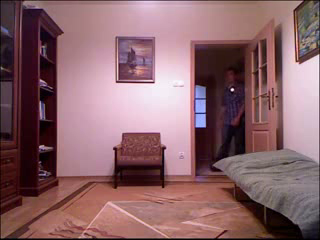
#> input picture frame 15 of Videos_TFG/UR Fall Detection Dataset/adl-01-cam0_MOD.avi, 320 x 240 px, given in place of Caida JerseyBlanco.wmv, which was not available
$ python 'Median filtering1.py'
#> lines starting #> are read from the running program, lines starting #| are printed output that depends on the picture
import numpy as np
import cv2
import time

path = '..\Prog\Videos_TFG\persona_fondo_azul.wmv'
path2 = '..\Prog\Videos_TFG\Gata.wmv'
path3 = '..\Prog\Videos_TFG\Caida JerseyBlanco.wmv'
cap = cv2.VideoCapture(path3)

# Inicializo variables
thresh = 50    # Umbral defindo
buffSize = 7    # Tamaño del buffer
# Mayor -> actualizacion de background rapida -> mucho movimiento
#       ----Menor -> actualizzacion de background lenta -> poco movimiento

# Inicializo el buffer
buffer = []

# Leemos el primer frame
ret,frame = cap.read()
#> frame is the input picture: shape (240, 320, 3); mean B, G, R 106.4, 100.8, 137.7

# Si se ha leido bien, iniciamos el programa
if ret == True:

    # Pasamos el primer frame a escala de grises
    frameGris = cv2.cvtColor(frame, cv2.COLOR_BGR2GRAY)
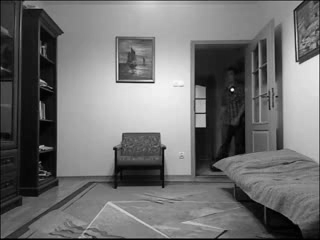
#> frameGris: shape (240, 320); min 0, max 251, mean 112.4
    # Añadimos el primer frame al buffer
    buffer.append(frameGris)
    # Ponemos como backgorund el primer frame
    backgroundGris = buffer[0]

    # ------------------- Configuramos las variales de tamaño del frame -----------------------
    fr_size = backgroundGris.shape
#> fr_size = (240, 320)
    height, width = fr_size[:2]
#> height = 240; width = 320
    # El foreground tendra el mismo tamaño que el background
    foreground = np.zeros((height, width), np.uint8)
    # --------------------- process frames -----------------------------------

    while(1):
        # Leemos el frame
        ret, frame = cap.read()

        # Si hemos llegado al final del vídeo salimos del bucle
        if ret == False:
            break

        # Convrtimos el frame a escala de grises
        frameGris = cv2.cvtColor(frame, cv2.COLOR_BGR2GRAY)

        # Calculamos la mediana del buffer
        bufferOrdenado = np.sort(buffer, axis = 0)  # Ordenamos elemento a elemento del buffer
        backgroundGris = bufferOrdenado[int(len(buffer)/2)] # Cogemos el frame de la posicion intermedia (mediana)

        # Restamos el frame actual al background
        diff = cv2.absdiff(frameGris, backgroundGris)

        # Si la diferencia entre el frame actual y el background es mayor que el umbral,
        # el pixel esta en el foreground
        _, foreground = cv2.threshold(diff,thresh,50,cv2.THRESH_TOZERO)

        # Añadimos los frames al buffer
        if (len(buffer)<buffSize):
            buffer.append(frameGris)
        else:
            del(buffer[0])
            buffer.append(frameGris)

        # Mostramos las imágenes de la cámara, el umbral y la resta
        cv2.imshow("frame", frame)
        cv2.imshow("frameGris", frameGris)
        cv2.imshow("backgroundGris", backgroundGris)
        cv2.imshow("foreground", foreground)

        # Capturamos una tecla para salir
        k = cv2.waitKey(25) & 0xff
#> (key Esc is pressed here)

        # Tiempo de espera para que se vea bien
        #time.sleep(0.015)

        # Si ha pulsado la letra esc, salimos del bucle
        if k == 27:
            break

# Si NO se ha leido bien, avisamos por terminal
else:
    print("\nNo se ha podido abrir el archivo o la cámara")

# Liberamos la cámara y cerramos todas las ventanas
cv2.destroyAllWindows()
cap.release()

$ run again, starting later in the video
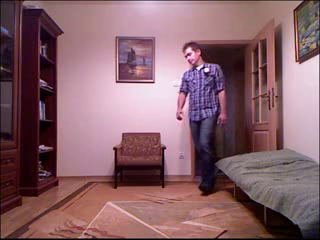
#> input picture frame 67 of Videos_TFG/UR Fall Detection Dataset/adl-01-cam0_MOD.avi, 320 x 240 px, given in place of Caida JerseyBlanco.wmv, which was not available
#> frame is the input picture: shape (240, 320, 3); mean B, G, R 106, 98.5, 135
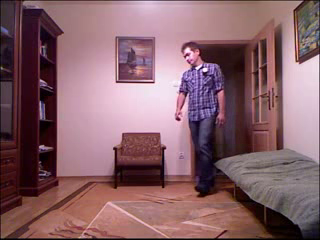
#> input picture frame 68 of Videos_TFG/UR Fall Detection Dataset/adl-01-cam0_MOD.avi, 320 x 240 px, given in place of Caida JerseyBlanco.wmv, which was not available
#> frame is the input picture: shape (240, 320, 3); mean B, G, R 105.8, 98.3, 134.6
#> `diff = cv2.absdiff(frameGris, backgroundGris)`:
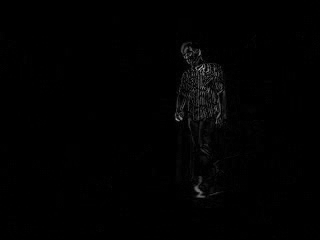
#> diff: shape (240, 320); min 0, max 179, mean 1.7

$ run again, starting later in the video
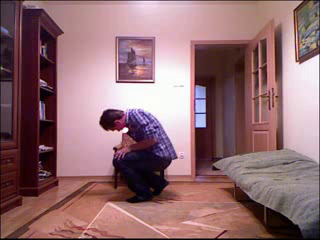
#> input picture frame 120 of Videos_TFG/UR Fall Detection Dataset/adl-01-cam0_MOD.avi, 320 x 240 px, given in place of Caida JerseyBlanco.wmv, which was not available
#> frame is the input picture: shape (240, 320, 3); mean B, G, R 114.1, 109.1, 145.4
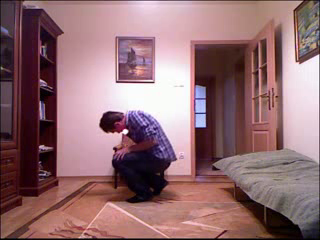
#> input picture frame 121 of Videos_TFG/UR Fall Detection Dataset/adl-01-cam0_MOD.avi, 320 x 240 px, given in place of Caida JerseyBlanco.wmv, which was not available
#> frame is the input picture: shape (240, 320, 3); mean B, G, R 114.3, 109.4, 145.6
#> `diff = cv2.absdiff(frameGris, backgroundGris)`:
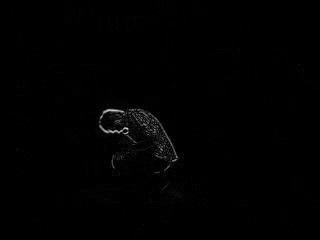
#> diff: shape (240, 320); min 0, max 207, mean 1.4
